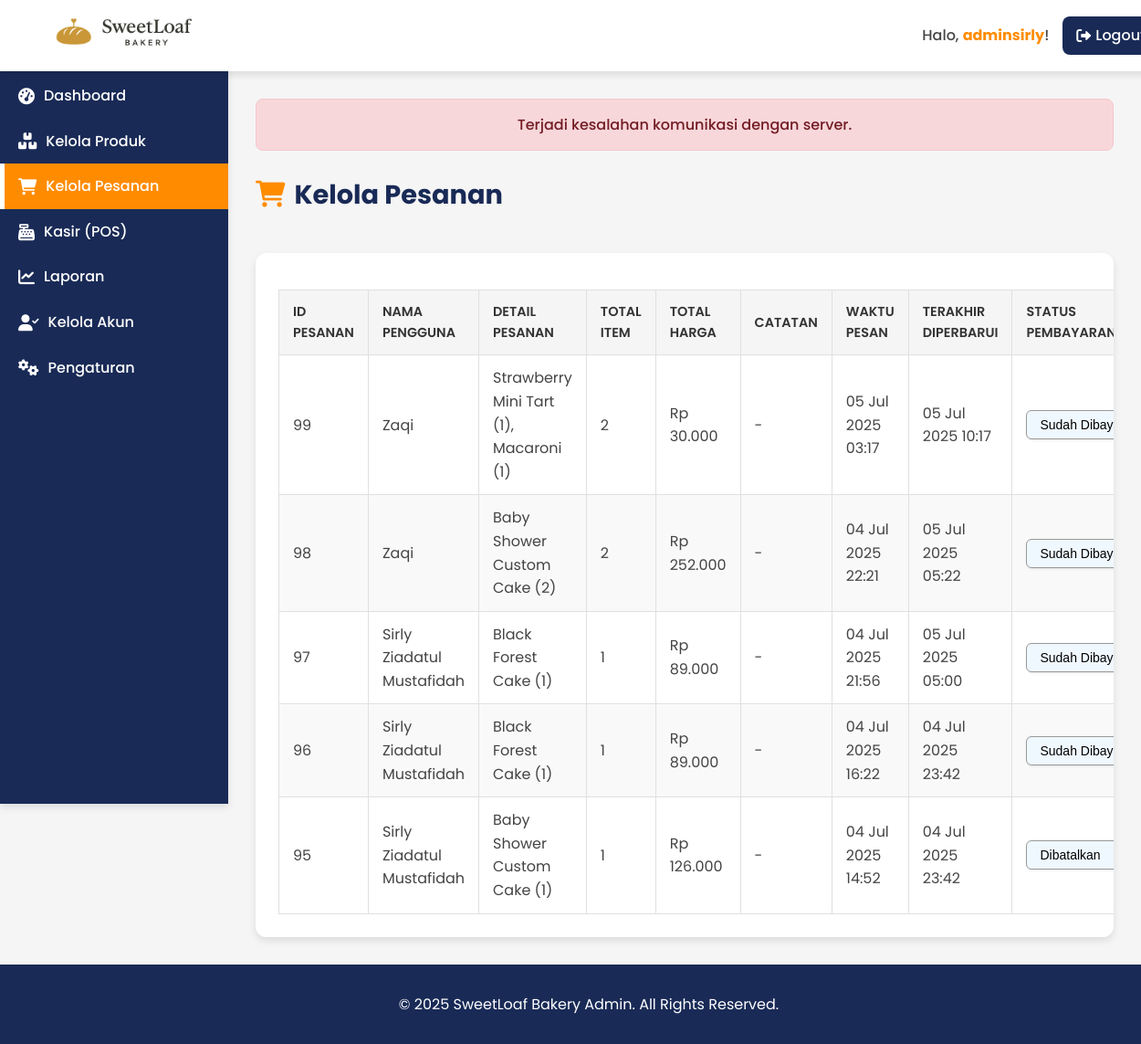
Screenshot of /admin/manage_orders.php (signed in) with the database file from the repository.
### tables this page shows
CREATE TABLE `pesanan` (
  `order_id` int NOT NULL,
  `user_id` int NOT NULL,
  `order_ref` varchar(20) NOT NULL,
  `total` decimal(10,2) NOT NULL,
  `created_at` timestamp NULL DEFAULT CURRENT_TIMESTAMP,
  `payment_type` enum('cash','qris') DEFAULT NULL,
  `paid_at` datetime DEFAULT NULL,
  `payment_status` enum('unpaid','paid','cancelled','refunded') DEFAULT 'unpaid',
  `order_status` enum('pending','on_progress','completed','cancelled') DEFAULT 'pending',
  `updated_at` timestamp NULL DEFAULT NULL ON UPDATE CURRENT_TIMESTAMP
);

CREATE TABLE `users` (
  `id` int NOT NULL,
  `name` varchar(100) NOT NULL,
  `username` varchar(50) NOT NULL,
  `password` varchar(255) NOT NULL,
  `email` varchar(100) NOT NULL,
  `phone` varchar(15) NOT NULL,
  `address` text,
  `role` enum('admin','user') DEFAULT 'user',
  `created_at` timestamp NOT NULL DEFAULT CURRENT_TIMESTAMP
);

### admin/manage_orders.php (the view, shortened to what this page needs)
<?php
require_once '../db_connect.php';
$orders = [];
try {
    $sql_orders = "SELECT
        p.order_id,
        u.name AS nama_pengguna,
        p.total AS total_harga,
        p.payment_status,
        p.order_status,
        p.created_at,
        p.updated_at
    FROM pesanan p
    JOIN users u ON p.user_id = u.id
    ORDER BY FIELD(p.payment_status, 'unpaid', 'paid', 'cancelled'), p.created_at DESC";
    $stmt_orders = $conn->prepare($sql_orders);
    $stmt_orders->execute();
    $result_orders = $stmt_orders->get_result();
    if ($result_orders->num_rows > 0) {
        while ($row = $result_orders->fetch_assoc()) {
            $detail_items = [];
            $total_item = 0;
            $sql_items = "
                SELECT pi.jumlah, pr.nama
                FROM pesanan_items pi
                JOIN products pr ON pi.produk_id = pr.id
                WHERE pi.pesanan_id = ?
            ";
            $stmt_items = $conn->prepare($sql_items);
            $stmt_items->bind_param("i", $row['order_id']);
            $stmt_items->execute();
            $result_items = $stmt_items->get_result();
            while ($item = $result_items->fetch_assoc()) {
                $total_item += (int)$item['jumlah'];
                $detail_items[] = $item['nama'] . " (" . $item['jumlah'] . ")";
            }
            $row['detail_pesanan'] = implode(', ', $detail_items);
            $row['total_item'] = $total_item;
            $row['catatan'] = $row['catatan'] ?? '-';
            $orders[] = $row;
        }
    }
} catch (mysqli_sql_exception $e) {
    $message = "Error saat mengambil data pesanan: " . $e->getMessage();
    $message_type = "danger";
}
?>
<!DOCTYPE html>
<html lang="id">
<head>
    <link rel="stylesheet" href="assets/styles/admin_style.css">
    <link rel="stylesheet" href="https://cdnjs.cloudflare.com/ajax/libs/font-awesome/6.0.0-beta3/css/all.min.css">
</head>
<body>
    <div class="wrapper">
        <?php include_once 'includes/admin_header.php';  ?>
        <?php include_once 'includes/admin_sidebar.php';  ?>
        <main class="admin-main-content">
            <div class="admin-content-header">
                <h1><i class="fas fa-shopping-cart"></i> Kelola Pesanan</h1>
            </div>
            <div class="table-container">
                <table>
                    <thead>
                        <tr>
                            <th>ID Pesanan</th>
                            <th>Nama Pengguna</th>
                            <th>Detail Pesanan</th>
                            <th>Total Item</th>
                            <th>Total Harga</th>
                            <th>Catatan</th>
                            <th>Waktu Pesan</th>
                            <th>Terakhir Diperbarui</th>
                            <th>Status Pembayaran</th>
                        </tr>
                    </thead>
                    <tbody>
                        <?php if (!empty($orders)): ?>
                            <?php foreach ($orders as $order): ?>
                                <tr>
                                    <td><?php echo htmlspecialchars($order['order_id']); ?></td>
                                    <td><?php echo htmlspecialchars($order['nama_pengguna']); ?></td>
                                    <td><?php echo htmlspecialchars($order['detail_pesanan']); ?></td>
                                    <td><?php echo htmlspecialchars($order['total_item']); ?></td>
                                    <td>Rp <?php echo number_format($order['total_harga'], 0, ',', '.'); ?></td>
                                    <td><?php echo htmlspecialchars($order['catatan'] ?? '-'); ?></td>
                                    <td><?php echo date('d M Y H:i', strtotime($order['created_at'])); ?></td>
                                    <td><?php echo $order['updated_at'] ? date('d M Y H:i', strtotime($order['updated_at'])) : '-'; ?></td>
                                    <td>
                                        <select class="status-pembayaran" data-id="<?= $order['order_id'] ?>">
                                            <option value="paid" <?= $order['payment_status'] == 'paid' ? 'selected' : '' ?>>Sudah Dibayar</option>
                                            <option value="cancelled" <?= $order['payment_status'] == 'cancelled' ? 'selected' : '' ?>>Dibatalkan</option>
                                        </select>
                                    </td>
                                </tr>
                            <?php endforeach; ?>
                        <?php else: ?>
                            <tr>
                                <td colspan="10">Tidak ada pesanan ditemukan.</td>
                            </tr>
                        <?php endif; ?>
                    </tbody>
                </table>
            </div>
        </main>
        <?php include_once 'includes/admin_footer.php';  ?>
    </div>
    </body>
</html>

### admin/assets/styles/admin_style.css (style rules this page uses)
:root { --primary-orange: #FF8C00; --secondary-navy: #192A56; --white: #FFFFFF; --light-grey: #F5F5F5; --medium-grey: #e0e0e0; --dark-grey: #333333; --text-color: #444444; --shadow-light: 0 4px 8px rgba(0, 0, 0, 0.1); --shadow-medium: 0 8px 16px rgba(0, 0, 0, 0.15); --border-radius-small: 8px; --border-radius-medium: 12px; --border-radius-large: 20px; --orange-bg-login: #FC8A06; --accent-blue: #3b82f6; --red-alert: #dc3545; --green-success: #28a745; }
body { margin: 0; font-family: 'Poppins', sans-serif; background-color: var(--light-grey); color: var(--text-color); line-height: 1.6; min-height: 100vh; }
.wrapper { display: flex; flex-direction: column; width: 100%; min-height: 100vh; }
.admin-main-content { flex-grow: 1; padding: 30px; margin-left: 250px; transition: margin-left 0.3s ease; background-color: var(--light-grey); }
.admin-content-header { display: flex; justify-content: space-between; align-items: center; margin-bottom: 25px; padding-bottom: 15px; border-bottom: 1px solid var(--light-grey); }
.admin-content-header h1 { font-size: 1.8em; color: var(--secondary-navy); margin: 0; display: flex; align-items: center; }
.admin-content-header h1 .fas { margin-right: 10px; color: var(--primary-orange); }
.table-container { background-color: var(--white); padding: 25px; border-radius: var(--border-radius-medium); box-shadow: var(--shadow-light); overflow-x: auto; }
.table-container table { width: 100%; border-collapse: collapse; margin-top: 15px; }
.table-container th, .table-container td { border: 1px solid #e0e0e0; padding: 12px 15px; text-align: left; vertical-align: middle; }
.table-container th { background-color: var(--light-grey); font-weight: 600; color: var(--dark-grey); text-transform: uppercase; font-size: 0.9em; }
.table-container tbody tr:nth-child(even) { background-color: #f9f9f9; }
select.status-pembayaran, select.status-pesanan { background-color: #f0f8ff; border: 1px solid #999; border-radius: 6px; padding: 6px 10px; font-size: 14px; cursor: pointer; box-shadow: 1px 1px 3px rgba(0,0,0,0.1); transition: 0.2s; }

### rows the page displays
pesanan: order_id "99", user.name "Zaqi", detail_pesanan "Strawberry Mini Tart (1), Macaroni (1)", total_item "2", total "30.000", catatan "-", created_at "05 Jul 2025 03:17", updated_at "05 Jul 2025 10:17", payment_status+order_id "Sudah Dibayar"
pesanan: order_id "98", user.name "Zaqi", detail_pesanan "Baby Shower Custom Cake (2)", total_item "2", total "252.000", catatan "-", created_at "04 Jul 2025 22:21", updated_at "05 Jul 2025 05:22", payment_status+order_id "Sudah Dibayar"
pesanan: order_id "97", user.name "Sirly Ziadatul Mustafidah", detail_pesanan "Black Forest Cake (1)", total_item "1", total "89.000", catatan "-", created_at "04 Jul 2025 21:56", updated_at "05 Jul 2025 05:00", payment_status+order_id "Sudah Dibayar"
pesanan: order_id "96", user.name "Sirly Ziadatul Mustafidah", detail_pesanan "Black Forest Cake (1)", total_item "1", total "89.000", catatan "-", created_at "04 Jul 2025 16:22", updated_at "04 Jul 2025 23:42", payment_status+order_id "Sudah Dibayar"
pesanan: order_id "95", user.name "Sirly Ziadatul Mustafidah", detail_pesanan "Baby Shower Custom Cake (1)", total_item "1", total "126.000", catatan "-", created_at "04 Jul 2025 14:52", updated_at "04 Jul 2025 23:42", payment_status+order_id "Dibatalkan"

### other values shown
$current_admin_username "adminsirly"
